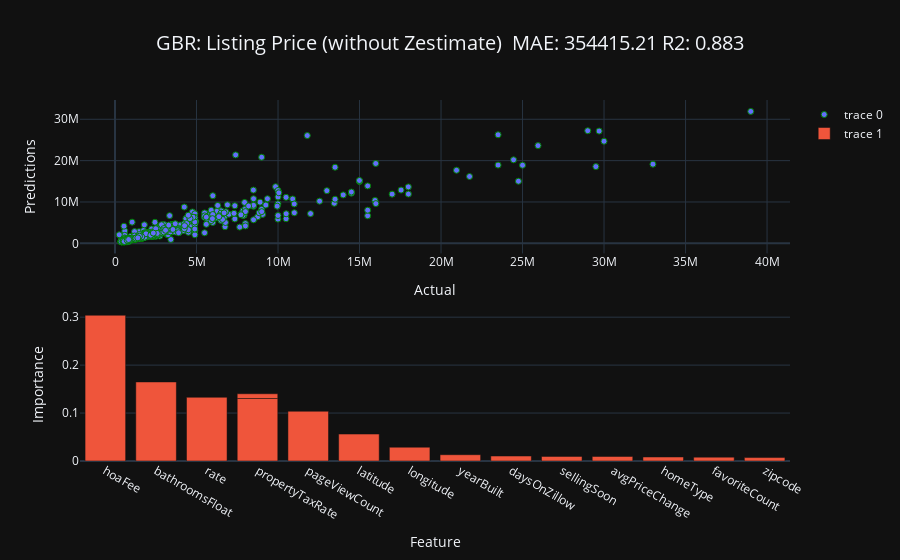

Notebook cell for this chart:
### Code cell
# GBR for Listing Price (without Zestimate)
X = preprocessed_df.drop(columns=['root.property.overview.price', 'root.property.pricing.zestimate'])
y = preprocessed_df['root.property.overview.price']
X_train, X_test, y_train, y_test = train_test_split(X, y, test_size=0.2, random_state=42)

gbr = GradientBoostingRegressor(**params)
gbr.fit(X_train, y_train)
ypred = gbr.predict(X_test)
mse = mean_squared_error(y_test, ypred)
mae = np.mean(np.abs(ypred - y_test))
r2 = r2_score(y_test, ypred)
model_name = 'GBR: Listing Price (without Zestimate)'
model_info = f'\n-{model_name}- \nMAE: {mae:.3f} MSE: {mse:.3f} R2: {r2:.3f} Params: {params}'
print(model_info)
logging.info(model_info)

fig_scatter = plot_model_predictions(y_test, ypred, 'Predictions: Gradient Boosted Trees: Listing Price (without Zestimate)')
fig_imp = plot_feature_importance(gbr, X, 'Feature Importances: Gradient Boosted Trees: Listing Price (without Zestimate)')
fig = stack_plots(fig_scatter, fig_imp, model_name, mae, r2)
fig.show()

### Figure 1 — Plotly figure (JSON) as saved in the notebook; plotly's stock layout.template omitted (floating-point values rounded to 4 significant figures; data arrays with more than 128 entries replaced by an {"elided": "..."} marker saying what was removed)
{"data": [{"marker": {"line": {"color": "green", "width": 1}}, "mode": "markers", "type": "scatter", "x": {"elided": "1770 int values"}, "xaxis": "x", "y": {"elided": "1770 float values"}, "yaxis": "y"}, {"type": "bar", "x": ["hoaFee", "bathroomsFloat", "rate", "propertyTaxRate", "pageViewCount", "latitude", "longitude", "yearBuilt", "daysOnZillow", "propertyTaxRate", "sellingSoon", "avgPriceChange", "homeType", "favoriteCount", "zipcode"], "xaxis": "x2", "y": [0.304, 0.1649, 0.1329, 0.1304, 0.1038, 0.05618, 0.0288, 0.01313, 0.01035, 0.009849, 0.009581, 0.009491, 0.008308, 0.008059, 0.007171], "yaxis": "y2"}], "layout": {"title": {"font": {"size": 20}, "text": "GBR: Listing Price (without Zestimate) \nMAE: 354415.21 R2: 0.883", "x": 0.5}, "xaxis": {"anchor": "y", "domain": [0, 1], "title": {"text": "Actual"}}, "xaxis2": {"anchor": "y2", "domain": [0, 1], "title": {"text": "Feature"}}, "yaxis": {"anchor": "x", "domain": [0.575, 1], "title": {"text": "Predictions"}}, "yaxis2": {"anchor": "x2", "domain": [0, 0.425], "title": {"text": "Importance"}}}}
